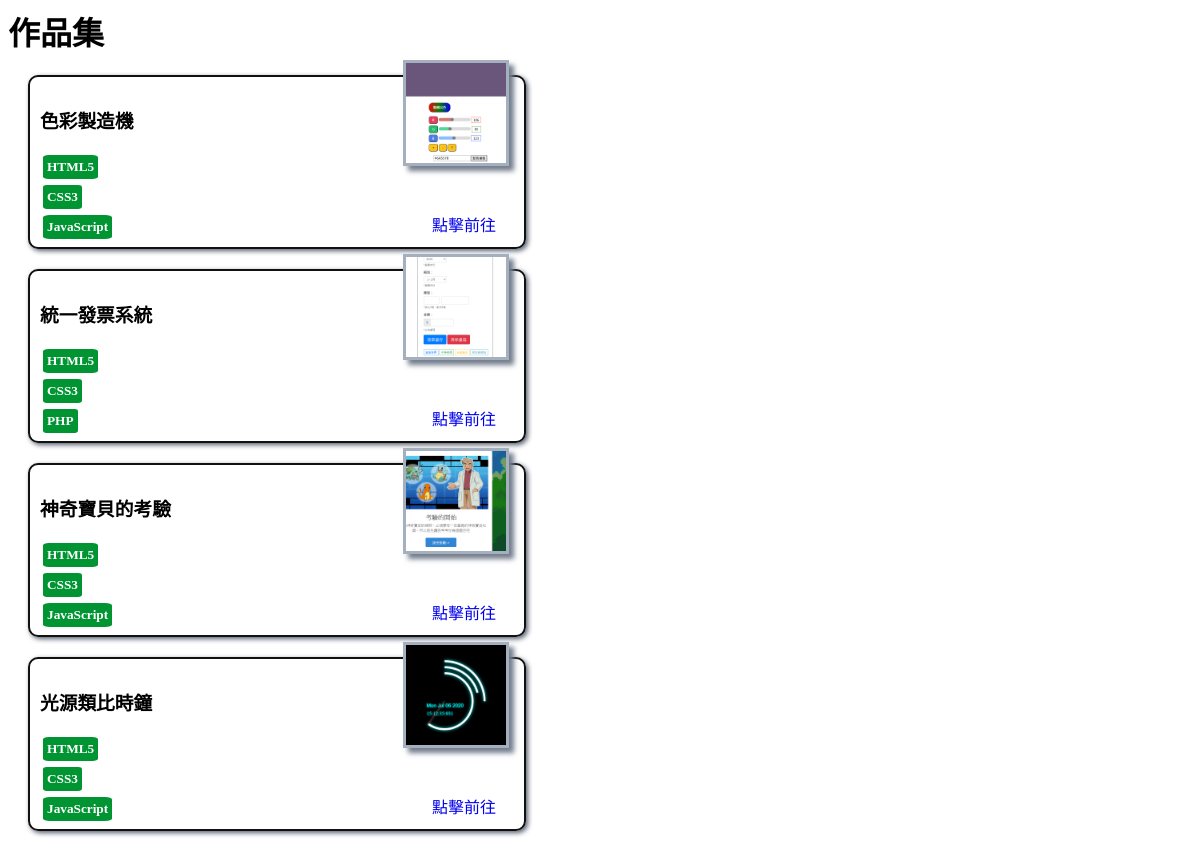
/frontend/collection.php, run on the app's committed database.
### tables this page shows
CREATE TABLE `collection` (
  `id` int(10) UNSIGNED NOT NULL,
  `title` varchar(128) NOT NULL,
  `img` text NOT NULL,
  `url` text NOT NULL,
  `note1` text NOT NULL,
  `note2` text NOT NULL,
  `note3` text NOT NULL,
  `sh` int(11) NOT NULL DEFAULT 1,
  `del` int(11) NOT NULL DEFAULT 0
);

### frontend/collection.php (the view, shortened to what this page needs)
<?php
include_once "../backend/base.php";
$sql = "SELECT * FROM collection WHERE `sh`=1";
$Ps = $pdo->query($sql)->fetchAll(PDO::FETCH_ASSOC);
?>
<div class="collection">
  <h1 class="t-center">作品集</h1>
  <div class="collectionDiv d-flex wrap j-center a-center">
    <?php
    foreach ($Ps as $P) {
    ?>
      <div class="collections relative">
        <img src="images/<?= $P['img'] ?>" alt="">
        <h3><?= $P['title'] ?></h3>
        <a href="<?= $P['url'] ?>" target="_blank">點擊前往<i class="fas fa-forward"></i></a>
        <h5 class=""><?= $P['note1'] ?></h5>
        <h5 class=""><?= $P['note2'] ?></h5>
        <h5 class=""><?= $P['note3'] ?></h5>
      </div>
    <?php
    }
    ?>
  </div>
</div>

### frontend/collection.php (style rules this page uses)
.collectionDiv { height: fit-content; flex-flow: row wrap; }
.collections { position: relative; display: grid; min-width: 40%; width: 250px; height: 150px; margin: 20px; border: 2px solid #111; border-radius: 10px; padding: 10px; box-shadow: 2px 2px 5px #57606f; ; }
.collections img { position: absolute; top: -10%; right: 3%; height: 100px; width: 100px; border: 3px solid #a4b0be; z-index: 10; box-shadow: 5px 5px 5px #747d8c; transition: all .5s ease-in-out; }
.collections a { position: absolute; right: 5%; bottom: 5%; padding: 3px; text-decoration: none; animation: toDemo 2s ease-in-out infinite; }
.collections h5 { width: fit-content; padding: 4px; background: #009432; margin: 3px; border-radius: 10%; color: #ffffff; }

### data on the page
collection: img (picture), title "色彩製造機", note1 "HTML5", note2 "CSS3", note3 "JavaScript"
collection: img (picture), title "統一發票系統", note1 "HTML5", note2 "CSS3", note3 "PHP"
collection: img (picture), title "神奇寶貝的考驗", note1 "HTML5", note2 "CSS3", note3 "JavaScript"
collection: img (picture), title "光源類比時鐘", note1 "HTML5", note2 "CSS3", note3 "JavaScript"
